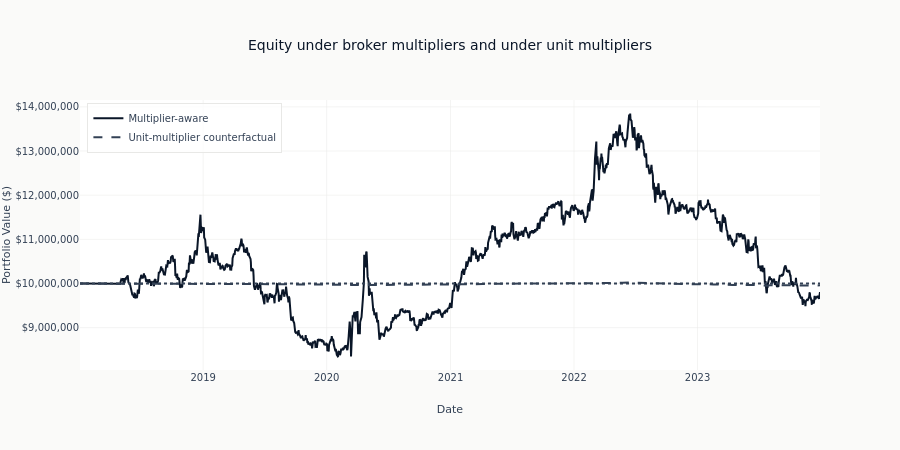

Notebook code cell kept with this figure:
### Code cell
# Overlay equity curves
fig = go.Figure()
ec_with = result.equity
ec_without = result_nomult.equity

fig.add_trace(
    go.Scatter(
        x=ec_with.timestamps,
        y=ec_with.values,
        name="Multiplier-aware",
        line=dict(color=COLORS["blue"], width=2),
    )
)
fig.add_trace(
    go.Scatter(
        x=ec_without.timestamps,
        y=ec_without.values,
        name="Unit-multiplier counterfactual",
        line=dict(color=COLORS["neutral"], width=2, dash="dash"),
    )
)
fig.add_hline(y=INITIAL_CASH, line_dash="dot", line_color=COLORS["neutral"])

fig.update_layout(
    title="Equity under broker multipliers and under unit multipliers",
    xaxis_title="Date",
    yaxis_title="Portfolio Value ($)",
    yaxis_tickformat="$,.0f",
    height=450,
    legend=dict(yanchor="top", y=0.99, xanchor="left", x=0.01),
)
# The description reads its numbers off the plotted series rather than naming the ones this
# run happened to produce: INITIAL_CASH is a papermill parameter, so a test-mode run plots a
# different capital base and any hard-coded figure here would contradict its own chart.
_aware = list(ec_with.values)
_counter = list(ec_without.values)
show_plotly_with_alt(
    fig,
    f"Line chart of portfolio value in dollars from an initial ${INITIAL_CASH:,.0f}. The "
    f"multiplier-aware run, solid navy, swings between ${min(_aware):,.0f} and "
    f"${max(_aware):,.0f} and ends at ${_aware[-1]:,.0f}. The unit-multiplier counterfactual, "
    f"dashed grey, stays within ${min(_counter):,.0f} to ${max(_counter):,.0f} and reads as a "
    "flat line on the same axis, because replacing every multiplier with one shrinks each point "
    "move to a rounding error against the capital base.",
)

### Figure 1 — Plotly figure (JSON) as saved in the notebook; plotly's stock layout.template omitted (floating-point values rounded to 4 significant figures; data arrays with more than 128 entries replaced by an {"elided": "..."} marker saying what was removed)
{"data": [{"line": {"color": "#0a1628", "width": 2}, "name": "Multiplier-aware", "type": "scatter", "x": {"elided": "1550 str values"}, "y": {"elided": "1550 float values"}}, {"line": {"color": "#334155", "dash": "dash", "width": 2}, "name": "Unit-multiplier counterfactual", "type": "scatter", "x": {"elided": "1550 str values"}, "y": {"elided": "1550 float values"}}], "layout": {"height": 450, "legend": {"x": 0.01, "xanchor": "left", "y": 0.99, "yanchor": "top"}, "shapes": [{"line": {"color": "#334155", "dash": "dot"}, "type": "line", "x0": 0, "x1": 1, "xref": "x domain", "y0": 10000000, "y1": 10000000, "yref": "y"}], "title": {"text": "Equity under broker multipliers and under unit multipliers"}, "xaxis": {"title": {"text": "Date"}}, "yaxis": {"tickformat": "$,.0f", "title": {"text": "Portfolio Value ($)"}}}}
